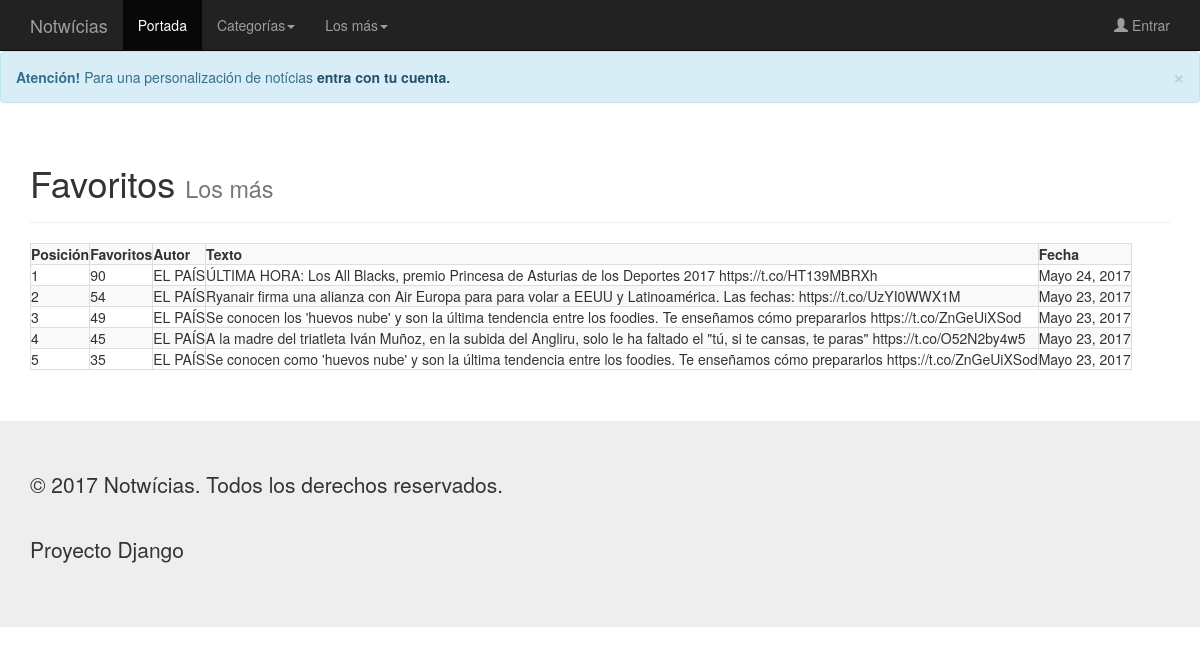
Page /notwicias/most/favorites/ on the committed database.
### notwicias/models.py (models this page shows, shortened)
class Tweet(models.Model):
    twitter_id = models.BigIntegerField(unique=True)
    username = models.CharField(max_length=25)
    user = models.CharField(max_length=25)
    language = models.CharField(max_length=4)
    retweets = models.IntegerField()
    favorites = models.IntegerField()
    coordinates = models.CharField(max_length=50, null=True)
    text = models.CharField(max_length=160)
    date = models.DateField()
    time = models.TimeField()
    category = models.SmallIntegerField()

### notwicias/views.py (the view)
# urls.py: url(r'^most/(?P<type>[\w-]+)/$', views.most, name='most'),
def most(request, type):
    MAX_TWEETS = 5
    if type == 'favorites':
        type = 'Favoritos'
        tweet_list = Tweet.objects.order_by('-favorites')[:MAX_TWEETS]
    elif type == 'retweets':
        type = 'Retuiteados'
        tweet_list = Tweet.objects.order_by('-retweets')[:MAX_TWEETS]
    return render(request, 'notwicias/most.html', {'type': type, 'tweet_list': tweet_list})

### notwicias/templates/notwicias/most.html
{% include "notwicias/include/header.html" %}
<div class="container">
    <div class="page-header">
        <h1>{{ type }}
            <small> Los más</small>
        </h1>
    </div>
    <table class="table-striped table-bordered">
        <tr>
            <th>Posición</th>
            {% if type == 'Retuiteados' %}
            <th>Retweets</th>
            {% elif type == 'Favoritos' %}
            <th>Favoritos</th>
            {% endif %}
            <th>Autor</th>
            <th>Texto</th>
            <th>Fecha</th>
        </tr>
        {% for tweet in tweet_list %}
        <tr>
            <td>{{ forloop.counter }}</td>
            {% if type == 'Retuiteados' %}
            <td>{{ tweet.retweets }}</td>
            {% elif type == 'Favoritos' %}
            <td>{{ tweet.favorites }}</td>
            {% endif %}
            <td>{{ tweet.user }}</td>
            <td>{{ tweet.text }}</td>
            <td>{{ tweet.date }}</td>
        </tr>
        {% endfor %}
    </table>
</div>
{% include "notwicias/include/footer.html" %}

### rows in the picture
Tweet: favorites "90", user "EL PAÍS", text "ÚLTIMA HORA: Los All Blacks, premio Princesa de Asturias de los Deportes 2017 https://t.co/HT139MBRXh", date "Mayo 24, 2017"
Tweet: favorites "54", user "EL PAÍS", text "Ryanair firma una alianza con Air Europa para para volar a EEUU y Latinoamérica. Las fechas: https://t.co/UzYI0WWX1M", date "Mayo 23, 2017"
Tweet: favorites "49", user "EL PAÍS", text "Se conocen los 'huevos nube' y son la última tendencia entre los foodies. Te enseñamos cómo prepararlos https://t.co/ZnGeUiXSod", date "Mayo 23, 2017"
Tweet: favorites "45", user "EL PAÍS", text "A la madre del triatleta Iván Muñoz, en la subida del Angliru, solo le ha faltado el \"tú, si te cansas, te paras\" https://t.co/O52N2by4w5", date "Mayo 23, 2017"
Tweet: favorites "35", user "EL PAÍS", text "Se conocen como 'huevos nube' y son la última tendencia entre los foodies. Te enseñamos cómo prepararlos https://t.co/ZnGeUiXSod", date "Mayo 23, 2017"

### other values in the picture
{{ type }} "Favoritos"
